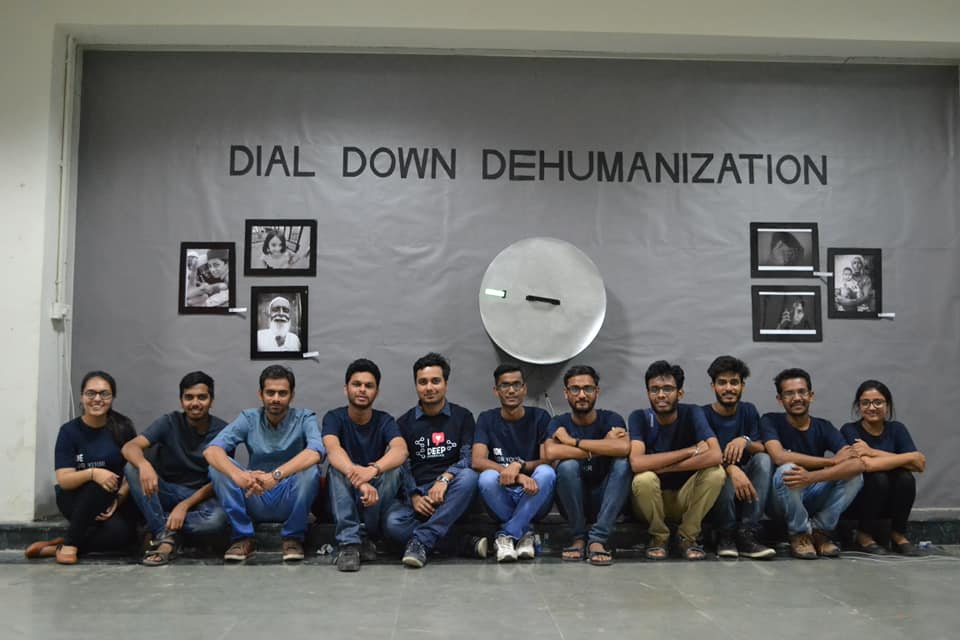
#> input picture Day-2/image.jpg, 960 x 640 px
$ jupyter execute 'Face Detection.ipynb'
#> lines starting #> are read from the running program, lines starting #| are printed output that depends on the picture
[cell 1]
import cv2
import matplotlib.pyplot as plt
import numpy as np

[cell 2]
# Face Detection
img = cv2.imread('image.jpg')
#> img is the input picture: shape (640, 960, 3); mean B, G, R 106.6, 108.4, 108.5
img = cv2.cvtColor(img,cv2.COLOR_BGR2RGB)
plt.imshow(img)
plt.show()

[cell 3]
face_detector = cv2.CascadeClassifier('FaceCascade/templatedata.xml')

[cell 4]
faces = face_detector.detectMultiScale(img,1.3,5)
#> faces = [[640, 372, 42, 42], [256, 377, 40, 40], [176, 382, 39, 39], [408, 363, 45, 45], [709, 367, 39, 39], [342, 368, 42, 42], [490, 368, 42, 42], [562, 373, 41, 41], [77, 377, 42, 42]]

[cell 5]
for f in faces:
    x,y,w,h = f
    cv2.rectangle(img,(x,y),(x+w,y+h),(0,255,0),5)
#> this loop made 9 passes
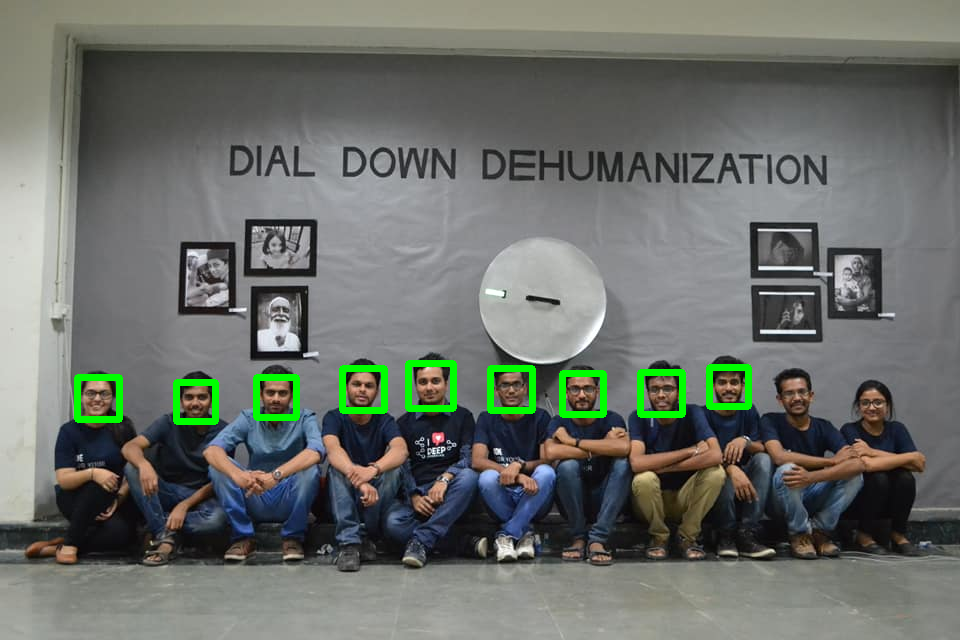
#> img: shape (640, 960, 3); mean R, G, B 107.2, 111.4, 105.3

plt.imshow(img)
plt.show()

[cell 6]
import numpy as np

[cell 7]
X = np.load("Prateek.npy")
#> (reads Day-2/Prateek.npy from the repository)

[cell 8]
X.shape

[cell 9]
plt.imshow(X[0])
plt.show()
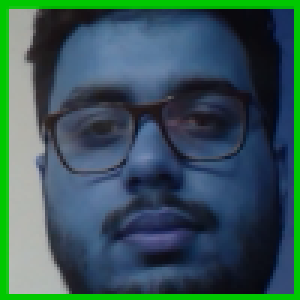
#> shown: shape (100, 100, 3) (shown 3 times larger); mean R, G, B 55.3, 86.6, 87.4
